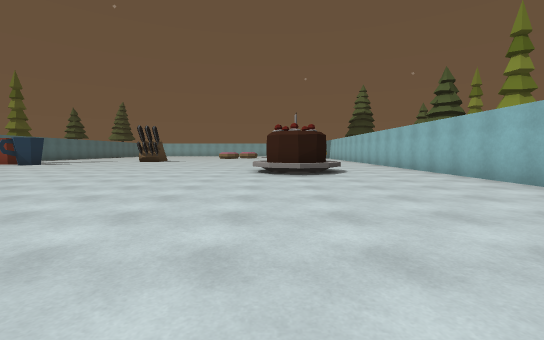
View 1 (above)

17 first-person views from a walk through a 3-D level made in the Unity game engine. The camera is 1.2 m above the floor, tilts 4° down and sees 90° across. The floor is counted in squares, 2 m on a side. Each view is taken from the middle of a square. On the plan, view 1 faces up. The plan holds only what a view shows up to about 9 squares ahead; the rest is blank. The place goes on beyond the plan.

View 2
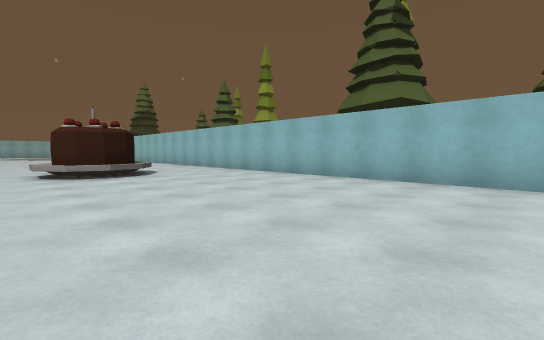

View 3
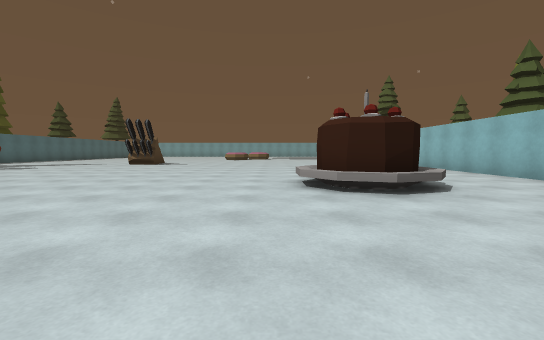

View 4
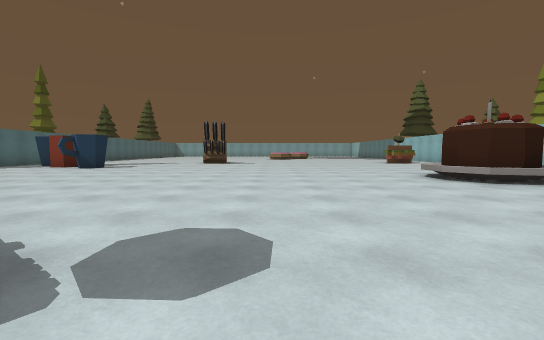

View 5
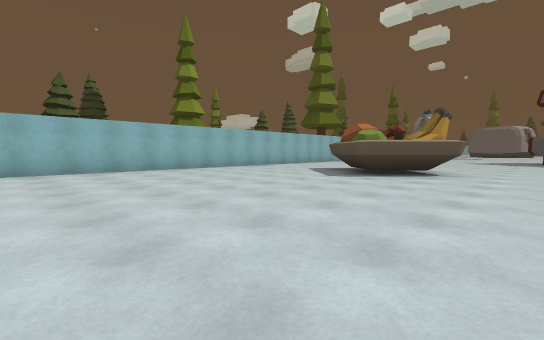

View 6
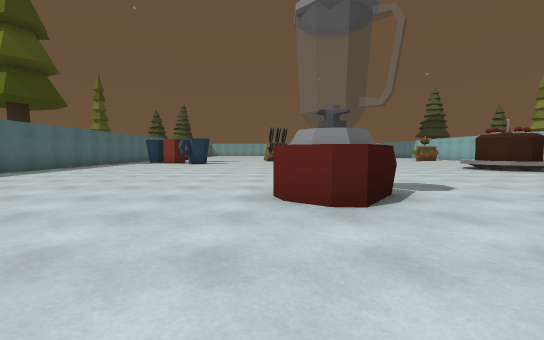

View 7
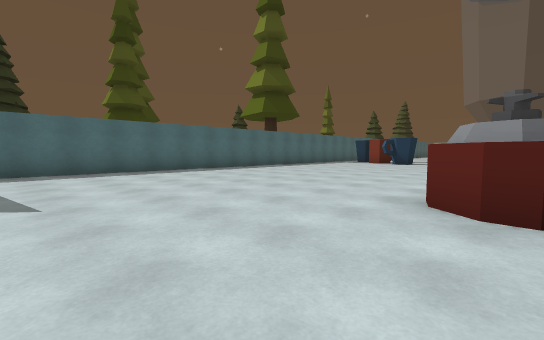

View 8
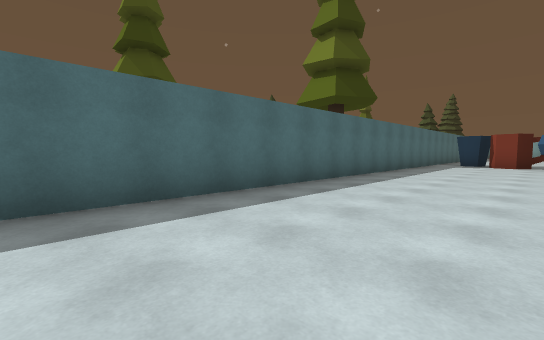

View 9
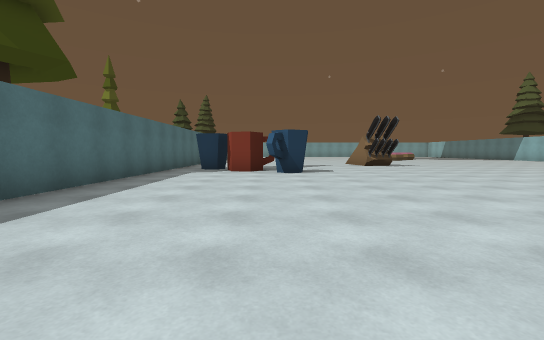

View 10
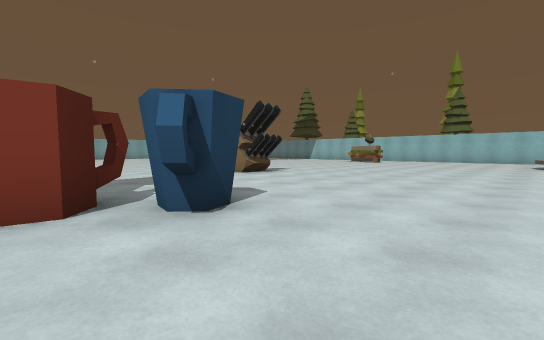

View 11
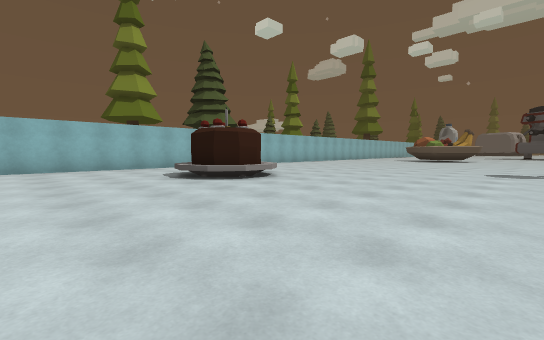

View 12
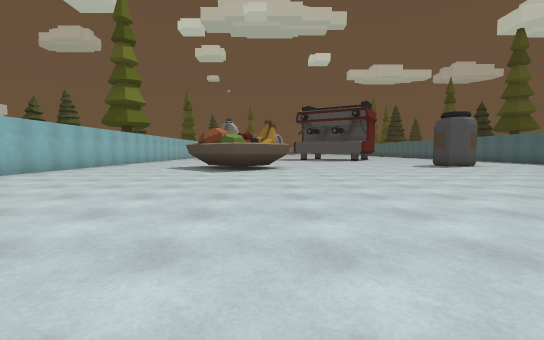

View 13
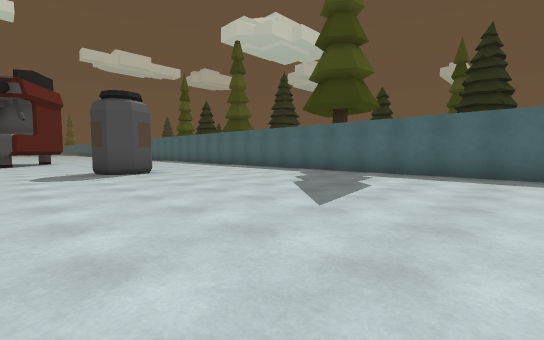

View 14
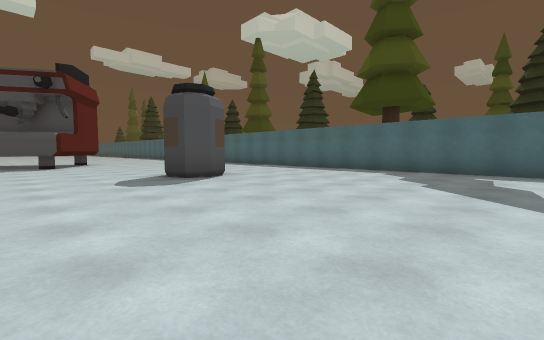

View 15
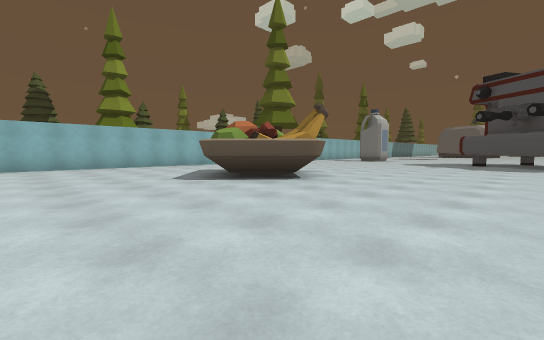

View 16
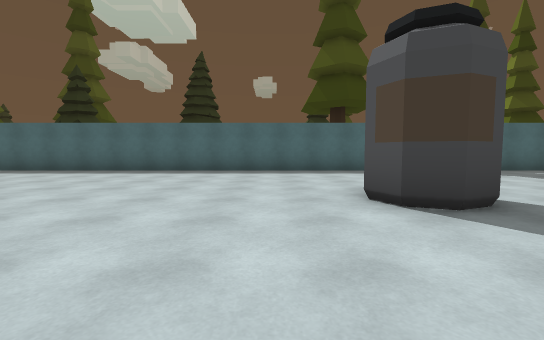

View 17
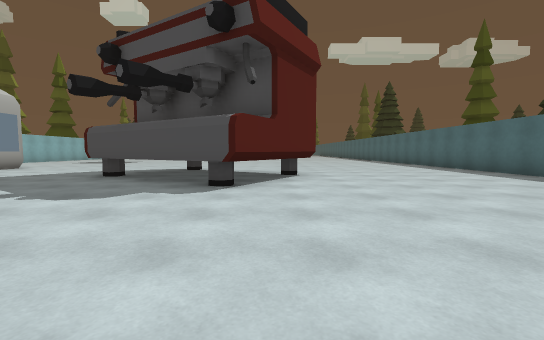

### Floor plan
Points are (right, up) in squares from view 1. A wall is a line through its corners. A room is listed if a view was taken in it or the views show most of it. See-through windows are left out.
Room 1 (views 1, 2, 3, 4, 5, 6, 7, 8, 9, 10, 11, 12, 13, 14, 15, 16, 17)
walls: (-6, 1.9) (-6.4, 1.9) (-6.9, 2.2) (-7, 2.7); (-5.8, 2.3) (-6.2, 2.1); (-2.6, -6) (-2.6, -5.5) (-1.3, -4.1) (-0.9, -4) (1, -5.7); (-5.2, 2.9) (-5.9, 2) (-6.5, 2.2) (-6.8, 2.5); (-10, -6.6) (-9.4, -6.3) (-8.9, -6.6) (-8.7, -7.1) (-8.9, -7.6) (-9.5, -7.9); (4.5, -5.1) (4.5, 12.1); (-0.2, 7.4) (-0.2, 8.3); (1.6, 7.7) (1.2, 7.2) (0.7, 7) (0.2, 7.3) (-0.3, 7.9) (0.2, 8.6) (0.7, 8.8) (1.3, 8.6); (-9.1, -14.9) (-7.4, -12.2) (-3.4, -14.6); (0.6, -17.1) (0.6, -16.5); (-14.3, 12.5) (-14.3, -17.4)
low walls: (1.5, 6.9) (0.7, 6.6) (-0.1, 6.9) (-0.6, 7.6); (-0.5, 8.3) (-0.1, 9) (0.8, 9.2)
objects: cup (-12, 12) to (-11, 12); cup (-11, 11) to (-10, 12)

Positions as (right, up) in squares from view 1, and headings:
1: (0, 0), facing up
2: (-1, 0), facing up-right
3: (-1, 3), facing up
4: (-4, 2), facing up
5: (-4, 2), facing down-right
6: (-7, -1), facing up
7: (-6, -1), facing up-left
8: (-11, 0), facing up-left
9: (-11, 4), facing up
10: (-12, 9), facing up-right
11: (-5, 12), facing down-right
12: (-2, 4), facing down
13: (-7, 1), facing down-left
14: (-6, -1), facing down-left
15: (-6, -1), facing down-right
16: (-6, -9), facing left
17: (-8, -8), facing down
